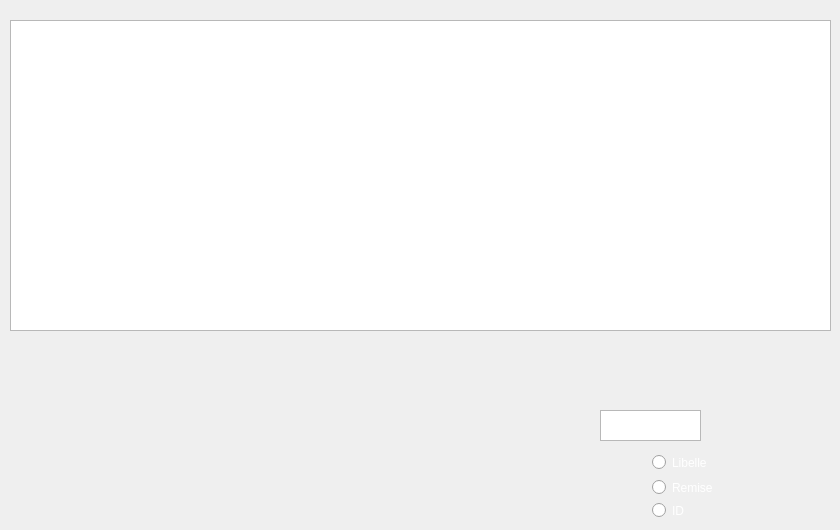
    <widget class="QWidget" name="tab_4">
     <attribute name="title">
      <string>Afficher Categorie</string>
     </attribute>
     <widget class="QTableView" name="view">
      <property name="geometry">
       <rect>
        <x>10</x>
        <y>20</y>
        <width>821</width>
        <height>311</height>
       </rect>
      </property>
      <property name="styleSheet">
       <string notr="true">QTableView
{
    alternate-background-color: #1F1F1F;
    gridline-color: white;
    color: white;

    font: 75 9pt &quot;MS Shell Dlg 2&quot;;
}
QTableView::item 
{
    color: white;
}

QTableView::item:focus
{
    color: gray;
    background: #0063cd;
}
QTableView::item:selected
{
    color: red;
    background: #0063cd;
}

QCheckBox::indicator:checked, QCheckBox::indicator:unchecked{
    color: #b1b1b1;
    background-color: #323232;
    border: 1px solid #b1b1b1;
    border-radius: 1px;
    width: 7px;
    height: 7px;
    margin: 0px 5px 0 5px;
}

    padding-left:10px;
    height:100px;
    width:180px;
    color: #5a5a5a;
    border-bottom :1px solid #f0f0f0;</string>
      </property>
     </widget>
     <widget class="QRadioButton" name="NUM">
      <property name="geometry">
       <rect>
        <x>652</x>
        <y>447</y>
        <width>91</width>
        <height>31</height>
       </rect>
      </property>
      <property name="styleSheet">
       <string notr="true">color: rgb(255, 255, 255);</string>
      </property>
      <property name="text">
       <string>Libelle</string>
      </property>
     </widget>
     <widget class="QRadioButton" name="PAIMENT">
      <property name="geometry">
       <rect>
        <x>652</x>
        <y>477</y>
        <width>91</width>
        <height>21</height>
       </rect>
      </property>
      <property name="styleSheet">
       <string notr="true">color: rgb(255, 255, 255);</string>
      </property>
      <property name="text">
       <string>Remise</string>
      </property>
     </widget>
     <widget class="QRadioButton" name="ID">
      <property name="geometry">
       <rect>
        <x>652</x>
        <y>500</y>
        <width>91</width>
        <height>21</height>
       </rect>
      </property>
      <property name="styleSheet">
       <string notr="true">color: rgb(255, 255, 255);</string>
      </property>
      <property name="text">
       <string>ID</string>
      </property>
     </widget>
     <widget class="QPlainTextEdit" name="plainTextEdit">
      <property name="geometry">
       <rect>
        <x>600</x>
        <y>410</y>
        <width>101</width>
        <height>31</height>
       </rect>
      </property>
      <property name="styleSheet">
       <string notr="true">color: rgb(255, 255, 255);
font: 14pt &quot;MS Shell Dlg 2&quot;;</string>
      </property>
      <property name="plainText">
       <string>TRI PAR :</string>
      </property>
     </widget>
    </widget>
